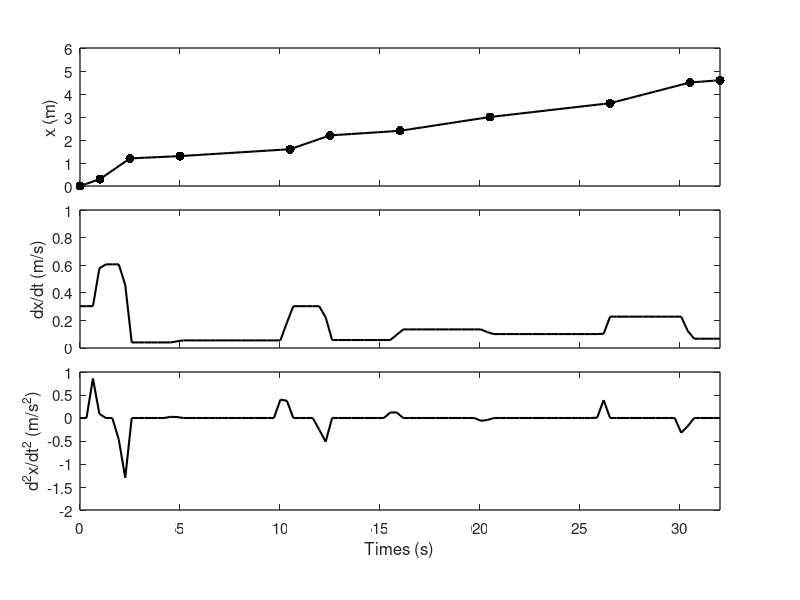
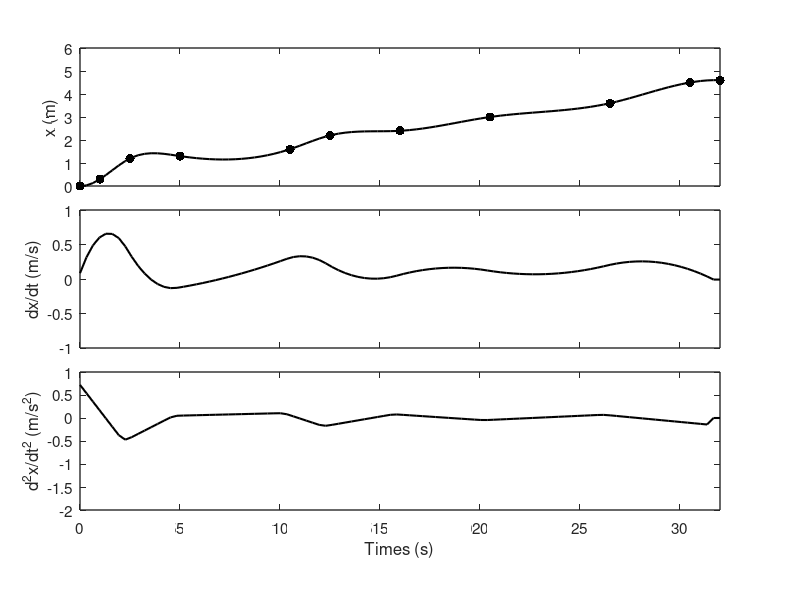

The MATLAB script that drew these images, in order:
clear;clc;
%% initial conditions
t=struct(); % create struct
x=struct();
dx=struct();
d2x=struct();
t.raw = [0, 1, 2.5, 5.0, 10.5, 12.5, 16, 20.5, 26.5, 30.5, 32];
x.raw = [0, 0.3, 1.2, 1.3, 1.6, 2.2, 2.4, 3.0, 3.6, 4.5, 4.6];
domain=linspace(0,32,100);

%% data generation
x.interp.linear = interp1(t.raw,x.raw,domain,'linear');
x.interp.spline = interp1(t.raw,x.raw,domain,'spline');
dx.interp.linear = diff(x.interp.linear)*100/32;
dx.interp.linear(end+1)=dx.interp.linear(end);
% 1 element is dropped after diff, must add an extra value
dx.interp.spline = diff(x.interp.spline)*100/32;
dx.interp.spline(end+1)=dx.interp.spline(end);

d2x.interp.linear = diff(dx.interp.linear)*100/32;
d2x.interp.linear(end+1) = d2x.interp.linear(end);

d2x.interp.spline = diff(dx.interp.spline)*100/32;
d2x.interp.spline(end+1) = d2x.interp.spline(end);

%% Linear
figure('units','normalized','outerposition',[0 0 1 1]);
% Full screen
set(gcf, 'Color', 'white');
ax1 = axes('Position', [.1  .69  .8  .23]);% Manually specific position
plot(domain,x.interp.linear, 'k-', 'LineWidth',1.5);
set(ax1, 'Xticklabel', [], 'LineWidth', 1, 'FontSize', 11); % Remove label
xlim(ax1, [0 32]);ylim(ax1, [0 6]);
ylabel(ax1, 'x (m)');
hold on;
plot(t.raw,x.raw, 'k.', 'MarkerSize',20); % Plot raw data as markers
hold off;

ax2 = axes('Position', [.1  .42  .8  .23]);
plot(domain,dx.interp.linear, 'k-', 'LineWidth',1.5);
set(ax2, 'Xticklabel', [], 'LineWidth', 1, 'FontSize', 11);
xlim(ax2, [0 32]);ylim(ax2, [0 1]);
ylabel(ax2, 'dx/dt (m/s)');

ax3 = axes('Position', [.1  .15  .8  .23]);
plot(domain,d2x.interp.linear, 'k-', 'LineWidth',1.5);
set(ax3, 'LineWidth', 1, 'FontSize', 11);
xlim(ax3, [0 32]);ylim(ax3, [-2 1]);
ylabel(ax3, 'd^2x/dt^2 (m/s^2)');
xlabel('Times (s)');
%% Spline
figure('units','normalized','outerposition',[0 0 1 1]);
set(gcf, 'Color', 'white');
ax1 = axes('Position', [.1  .69  .8  .23]);
plot(domain,x.interp.spline, 'k-', 'LineWidth',1.5);
set(ax1, 'Xticklabel', [], 'LineWidth', 1, 'FontSize', 11);
xlim(ax1, [0 32]);ylim(ax1, [0 6]);
ylabel(ax1, 'x (m)');
hold on;
plot(t.raw,x.raw, 'k.', 'MarkerSize',20);
hold off;

ax2 = axes('Position', [.1  .42  .8  .23]);
plot(domain,dx.interp.spline, 'k-', 'LineWidth',1.5);
set(ax2, 'Xticklabel', [], 'LineWidth', 1, 'FontSize', 11);
xlim(ax2, [0 32]);ylim(ax2, [-1 1]);
ylabel(ax2, 'dx/dt (m/s)');

ax3 = axes('Position', [.1  .15  .8  .23]);
plot(domain,d2x.interp.spline, 'k-', 'LineWidth',1.5);
set(ax3, 'LineWidth', 1, 'FontSize', 11);
xlim(ax3, [0 32]);ylim(ax3, [-2 1]);
ylabel(ax3, 'd^2x/dt^2 (m/s^2)');
xlabel('Times (s)');








